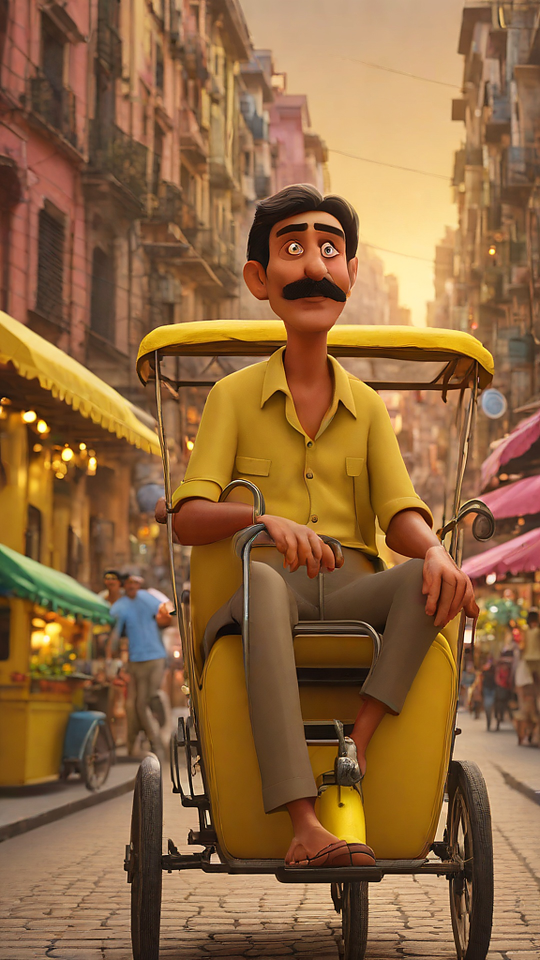
#> input picture scripts/samples/ltx-input.jpg, 1080 x 1920 px (shown at 1/2 size)
$ python -i instagram.py   (imports and definitions only)
#> lines starting #> are read from the running program, lines starting #| are printed output that depends on the picture
### pipeline/util.py
"""Shared helpers: paths, config loading, ffmpeg wrappers."""
from __future__ import annotations

import json
import platform
import re
import shutil
import subprocess
import sys
import tomllib
from pathlib import Path

ROOT = Path(__file__).resolve().parent.parent
PIPER_EXE = ROOT / "piper" / ("piper.exe" if platform.system() == "Windows" else "piper")
MODELS_DIR = ROOT / "models"
CACHE_DIR = ROOT / "cache"
BUILD_DIR = ROOT / "build"
ASSETS_DIR = ROOT / "assets"

def _resolve(name: str) -> str:
    """Find an executable on PATH, or in common Windows install locations
    (a freshly winget-installed tool isn't on PATH until the shell restarts)."""
    hit = shutil.which(name)
    if hit:
        return hit
    import glob
    import os

    patterns = [
        os.path.expandvars(rf"%LOCALAPPDATA%\Microsoft\WinGet\Packages\**\{name}.exe"),
        os.path.expandvars(rf"%LOCALAPPDATA%\Microsoft\WinGet\Links\{name}.exe"),
        rf"C:\ProgramData\chocolatey\bin\{name}.exe",
        rf"C:\ffmpeg\bin\{name}.exe",
    ]
    for pat in patterns:
        for match in glob.glob(pat, recursive=True):
            if os.path.isfile(match):
                return match
    return name


FFMPEG = _resolve("ffmpeg")
FFPROBE = _resolve("ffprobe")


class PipelineError(RuntimeError):
    pass


# [9 lines left out: function load_config, not called in this run]


def dims(cfg: dict) -> tuple[int, int]:
    orient = cfg.get("project", {}).get("orientation", "landscape").lower()
    return (1080, 1920) if orient.startswith("port") else (1920, 1080)


def slugify(text: str) -> str:
    text = re.sub(r"[^\w\s-]", "", text.lower()).strip()
    return re.sub(r"[\s_-]+", "-", text) or "video"


# [31 lines left out: functions run, ffprobe_duration, check_ffmpeg, not called in this run]

### pipeline/instagram.py
"""Instagram Reels cross-posting: glimpse-clip builder + Graph API poster.

Two-stage pipeline, decoupled so a slow/broken Instagram step never blocks a
YouTube publish:

1. stage_glimpse() runs right after a successful YouTube upload (from
   auto.py), while the freshly-rendered mp4 is still on disk. It cuts an
   ~20s "glimpse" (hook + one highlight clip + a 5s spoken CTA outro) and
   hosts it as a GitHub Release asset (same trick already used for the music
   library) so it has a stable public URL. The URL + a "post after" timestamp
   (upload time + 1h) get written into that history.jsonl entry.

2. run_post_due(), run on a schedule by .github/workflows/instagram.yml,
   scans history.jsonl for glimpses whose post-after time has passed and
   haven't been posted yet, and publishes them via the Instagram Graph API.

Auth model: mirrors youtube.py - you do a one-time interactive setup on
Meta's own site (see INSTAGRAM_SETUP.md) and hand this code a long-lived
access token. It's never asked for a password.

Env vars (GitHub Secrets in CI):
  IG_USER_ID       - Instagram Business Account ID (numeric)
  IG_ACCESS_TOKEN  - long-lived Instagram Graph API access token

Usage:
    python -m pipeline.instagram post-due
    python -m pipeline.instagram build <video.mp4> <out.mp4>   (local testing)
"""
from __future__ import annotations

import datetime as dt
import json
import os
import random
import re
import subprocess
import sys
import time
from pathlib import Path

import requests

from .util import (ASSETS_DIR, FFMPEG, ROOT, PipelineError, check_ffmpeg,
                   ffprobe_duration, load_config, run)

# Tokens from the "Instagram API with Instagram Login" flow (the IGAA...
# prefix) are only valid against graph.instagram.com, not graph.facebook.com -
# sending one to the Facebook host gets "Cannot parse access token" (code
# 190), which looks like a corrupted/malformed token but is actually just the
# wrong API host for this token type.
GRAPH = "https://graph.instagram.com/v21.0"

IG_W, IG_H = 1080, 1920
HOOK_SECONDS = 8.0
HIGHLIGHT_SECONDS = 8.0
CTA_SECONDS = 5.0
CTA_LINE = ("For more content like this, watch my YouTube channel. "
            "Link is in bio, and you can check the comments too.")


# --------------------------------------------------------------------------- #
# clip building
# --------------------------------------------------------------------------- #
# [112 lines left out: functions _vertical_filter, _extract_segment, _nearest_pause, _pick_highlight_start, _build_cta_clip, not called in this run]


XFADE = 0.4  # seconds - visual overlap at each cut (video xfade only)
AUDIO_XFADE = 0.12  # seconds - much shorter than the video overlap on purpose:
# the hook/highlight/CTA clips each carry spoken narration, and acrossfade
# genuinely mixes both waveforms together during the overlap window - two
# different sentences audibly on top of each other for that whole window,
# which reads as a stutter/garble rather than a smooth blend (reported as
# an "errrrr" glitch right where the CTA's narration starts). A crossfade
# that actually sounds clean on MUSIC sounds like a mumble on SPEECH, so
# audio gets a much shorter overlap than video - just enough to avoid an
# audible click at the cut, not so much that both voices are legible at once.


# [82 lines left out: functions _crossfade_concat, build_glimpse_clip, not called in this run]


# --------------------------------------------------------------------------- #
# cover image (Reels don't get a good auto-picked cover otherwise)
# --------------------------------------------------------------------------- #


def build_cover_image(thumb_png: Path, out_jpg: Path) -> Path:
    """Reuse the already-built YouTube thumbnail (category badge + title
    already composited on a clean stock frame) rather than grabbing a new
    frame from the final rendered video - that video already has captions
    burned in by this point, and a frame grabbed from it collided with this
    function's own title text, producing garbled overlapping text. The
    thumbnail is landscape (1280x720); this letterbox-fits it onto the 9:16
    canvas with a blurred, darkened copy of itself filling the rest, instead
    of a hard crop that would cut off the badge/title."""
#> called with thumb_png = '../scripts/samples/ltx-input.jpg', out_jpg = 'out.png'
    from PIL import Image

    src = Image.open(thumb_png).convert("RGB")
#> src is the input picture: PIL image 1080x1920 RGB; mean R, G, B 143.6, 104, 64.1
    sw, sh = src.size
#> sw = 1080; sh = 1920

    # blurred cover-fill background: shrinking to a tiny size and blowing it
    # back up is a cheap, reliable blur with none of the blocky/grid-like
    # artifacts a real Gaussian blur left behind on a starfield background
    # (fine bright points against near-black amplify JPEG block artifacts
    # under a large-radius blur). A tiny source has no fine detail left to
    # produce that pattern once upscaled.
    scale = max(IG_W / sw, IG_H / sh)
#> scale = 1
    tiny = src.resize((max(1, round(sw * scale / 40)), max(1, round(sh * scale / 40))))
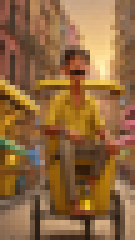
#> tiny: PIL image 27x48 RGB (shown 5 times larger); mean R, G, B 143.7, 104.1, 64.2
    bg = tiny.resize((round(sw * scale), round(sh * scale)), Image.BILINEAR)
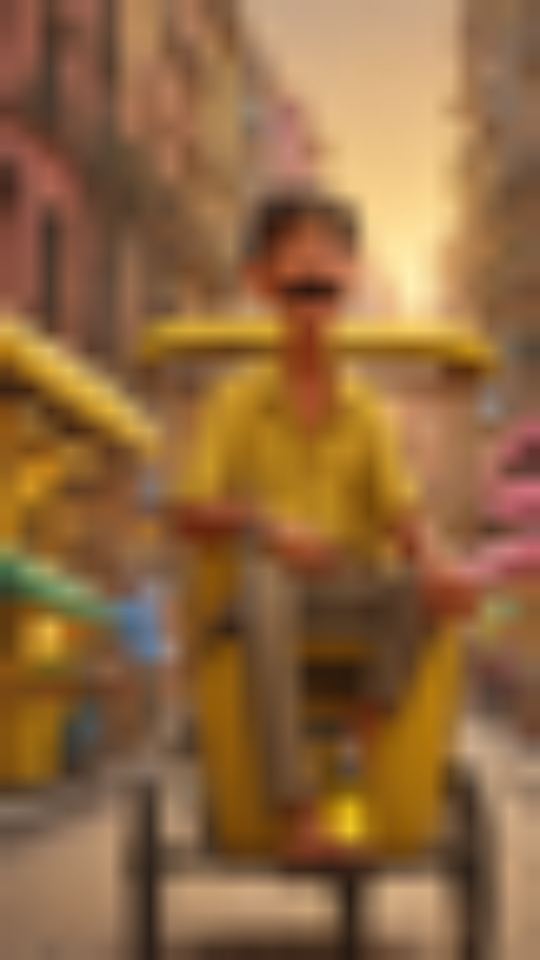
#> bg: PIL image 1080x1920 RGB (shown at 1/2 size); mean R, G, B 143.7, 104.1, 64.2
    bx, by = (bg.width - IG_W) // 2, (bg.height - IG_H) // 2
#> bx = 0; by = 0
    bg = bg.crop((bx, by, bx + IG_W, by + IG_H))
    bg = Image.eval(bg, lambda p: int(p * 0.5))
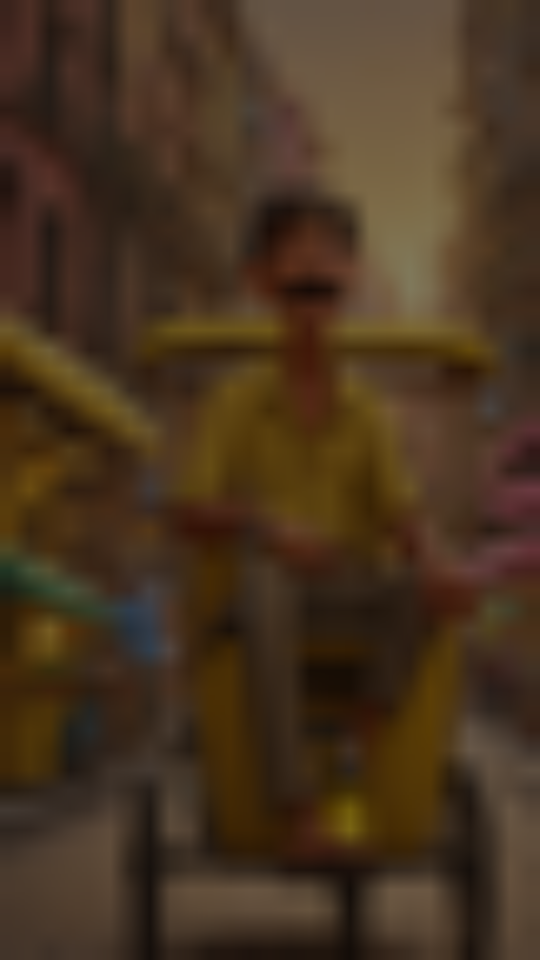
#> bg: PIL image 1080x1920 RGB (shown at 1/2 size); mean R, G, B 71.6, 51.8, 31.8

    # sharp foreground: fit-within (no cropping, so the badge/title survive
    # intact), centered vertically.
    fw = IG_W
    fh = round(sh * (IG_W / sw))
#> fh = 1920
    fg = src.resize((fw, fh))
    bg.paste(fg, (0, (IG_H - fh) // 2))

    bg.save(out_jpg, quality=92)
    return out_jpg


# --------------------------------------------------------------------------- #
# hosting the clip publicly (GitHub Release asset, same trick as the music lib)
# --------------------------------------------------------------------------- #
# [90 lines left out: functions _repo_slug, _upload_to_release, stage_glimpse, not called in this run]


# --------------------------------------------------------------------------- #
# Graph API posting
# --------------------------------------------------------------------------- #
def _ig_env() -> tuple[str, str]:
    return (os.environ.get("IG_USER_ID", "").strip(),
            os.environ.get("IG_ACCESS_TOKEN", "").strip())


def is_configured() -> bool:
    uid, token = _ig_env()
    return bool(uid and token)


# [40 lines left out: functions _create_container, _wait_and_publish, post_reel, not called in this run]


# Standard Reels are capped at ~90s by the Content Publishing API. The
# storytelling posts run 3-4 minutes, so REELS gets tried first (keeps the
# Reels-tab placement/reach for anything short enough) and only falls back to
# plain feed VIDEO when Instagram rejects it specifically for being too long -
# any other error still raises normally rather than masking a real failure.
_LENGTH_REJECTION = re.compile(r"\b(too long|duration|maximum.*(?:length|seconds)|90 ?s)\b", re.I)


# [133 lines left out: functions post_video_or_reel, post_comment, share_to_stories, _publish_full_video, publish_story, not called in this run]


_REEL_TAGLINES = {
    "satisfying": "Oddly satisfying, for your feed ✨",
    "soothing": "A little calm for your day \U0001F343",
    "fitness": "Quick tip, done right \U0001F4AA",
}


# [186 lines left out: functions publish_reel, post_image, publish_fact_image, _build_caption, run_post_due, main, not called in this run]


# [2 lines not run here, left out]

>>> result = build_cover_image('../scripts/samples/ltx-input.jpg', 'out.png')
